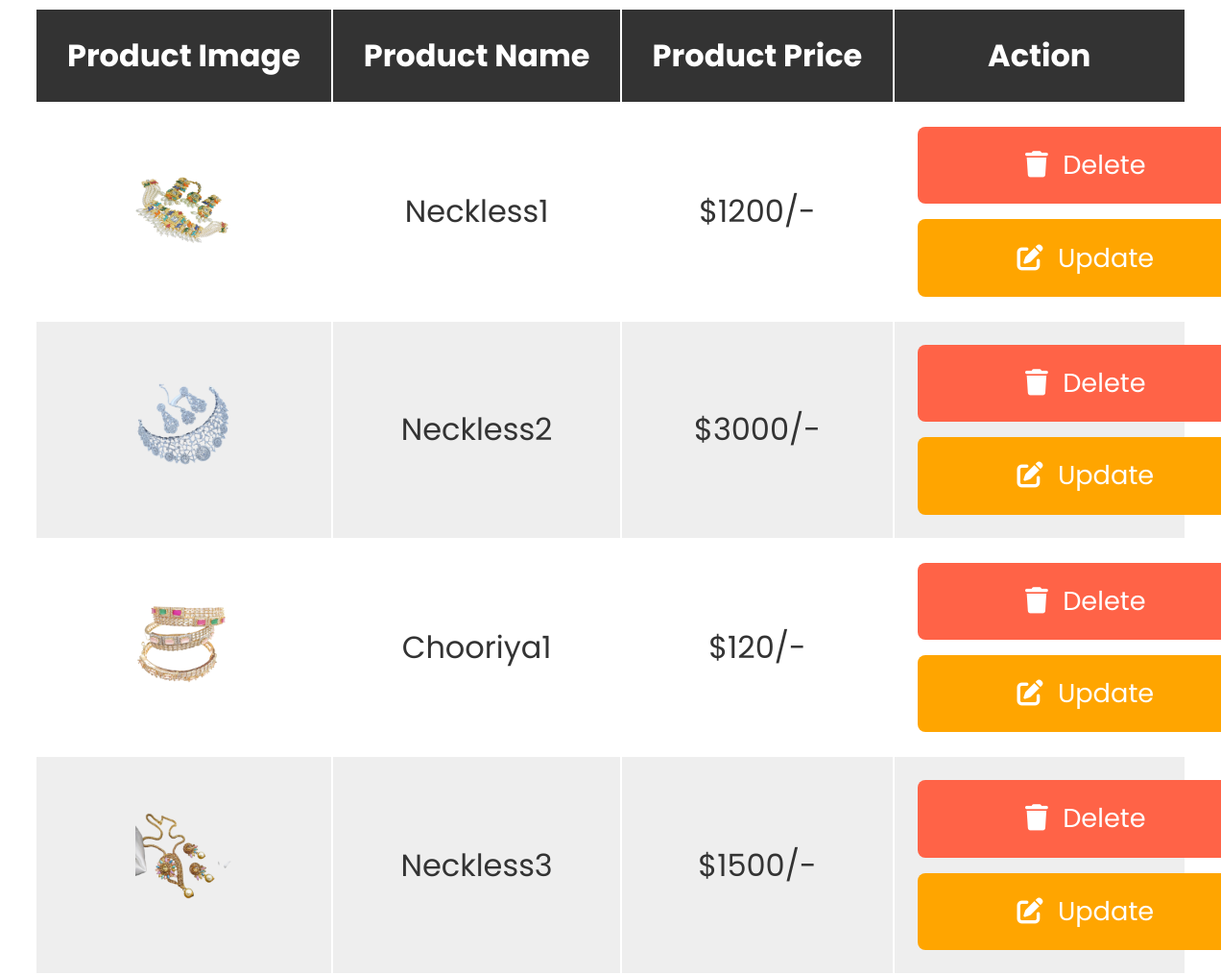
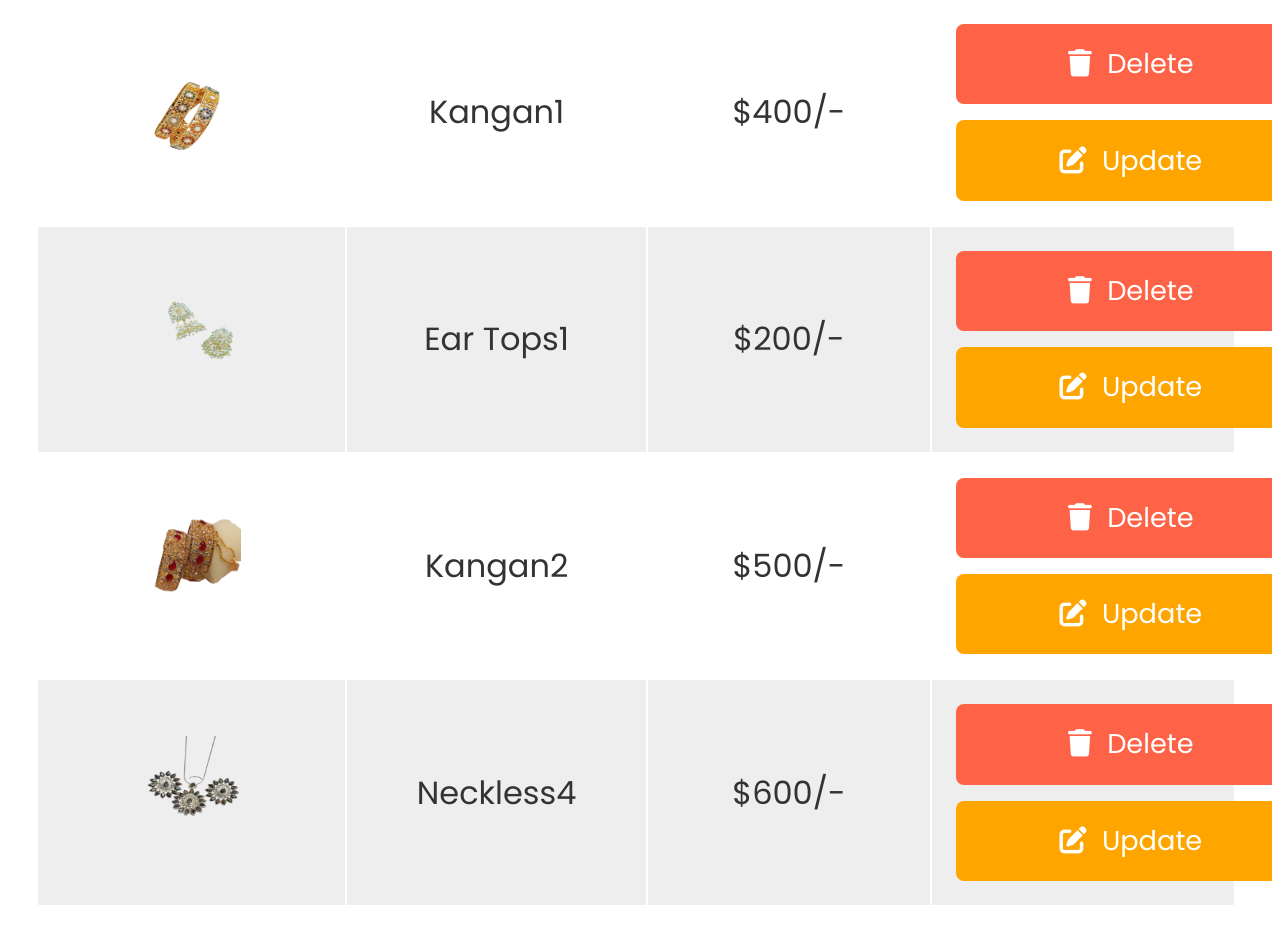
/viewproducts.php, run on the app's committed database (2 pictures, top to bottom).
### tables this page shows
CREATE TABLE `products` (
  `pr_id` int(250) NOT NULL,
  `name` varchar(250) NOT NULL,
  `price` int(250) NOT NULL,
  `image` varchar(250) NOT NULL
);

### viewproducts.php (the view, shortened to what this page needs)
<?php
@include 'conn.php';
?>
<!DOCTYPE html>
<html lang="en">
<head>
   <link rel="stylesheet" href="https://cdnjs.cloudflare.com/ajax/libs/font-awesome/6.0.0/css/all.min.css">
   <link rel="stylesheet" href="css/viewproducts.css?v=e031e80c3d8bbbb000">
</head>
<body>
<div class="container">
<section class="display-product-table">
   <table>
      <thead>
         <th>product image</th>
         <th>product name</th>
         <th>product price</th>
         <th>action</th>
      </thead>
      <tbody>
         <?php
            $select_products = mysqli_query($conn, "SELECT * FROM `products`");
            if(mysqli_num_rows($select_products) > 0){
               while($row = mysqli_fetch_assoc($select_products)){
         ?>
         <tr>
            <td><img src="upload/<?php echo $row['image']; ?>" height="100" alt=""></td>
            <td><?php echo $row['name']; ?></td>
            <td>$<?php echo $row['price']; ?>/-</td>
            <td>
               <a href="admin.php?delete=<?php echo $row['pr_id']; ?>" class="delete-btn" onclick="return confirm('are your sure you want to delete this?');"> <i class="fas fa-trash"></i> delete </a>
               <a href="viewproducts.php?edit=<?php echo $row['pr_id']; ?>" class="option-btn"> <i class="fas fa-edit"></i> update </a>
            </td>
         </tr>
         <?php
            };
            }else{
               echo "<div class='empty'>no product added</div>";
            };
         ?>
      </tbody>
   </table>
</section>
</div>
</body>
</html>

### css/viewproducts.css (style rules this page uses)
:root { --blue:#2980b9; --red:tomato; --orange:orange; --black:#333; --white:#fff; --bg-color:#eee; --dark-bg:rgba(0,0,0,.7); --box-shadow:0 .5rem 1rem rgba(0,0,0,.1); --border:.1rem solid #999; }
* { font-family: 'Poppins', sans-serif; outline: none; border:none; text-decoration: none; text-transform: capitalize; }
.container { max-width: 1200px; margin:0 auto; padding-bottom: 5rem; }
.btn, .option-btn, .delete-btn { display: block; width: 100%; text-align: center; background-color: var(--blue); color:var(--white); font-size: 1.7rem; padding:1.2rem 3rem; border-radius: .5rem; cursor: pointer; margin-top: 1rem; }
.option-btn i, .delete-btn i { padding-right: .5rem; }
.option-btn { background-color: var(--orange); }
.delete-btn { margin-top: 0; background-color: var(--red); }
.display-product-table table { width: 100%; text-align: center; }
.display-product-table table thead th { padding:1.5rem; font-size: 2rem; background-color: var(--black); color:var(--white); }
.display-product-table table td { padding:1.5rem; font-size: 2rem; color:var(--black); }
.display-product-table table td:first-child { padding:0; }
.display-product-table table tr:nth-child(even) { background-color: var(--bg-color); }

### data on the page
products: image (picture), name "Neckless1", price "1200"
products: image (picture), name "Neckless2", price "3000"
products: image (picture), name "Chooriya1", price "120"
products: image (picture), name "Neckless3", price "1500"
products: image (picture), name "Kangan1", price "400"
products: image (picture), name "Ear Tops1", price "200"
products: image (picture), name "Kangan2", price "500"
products: image (picture), name "Neckless4", price "600"
